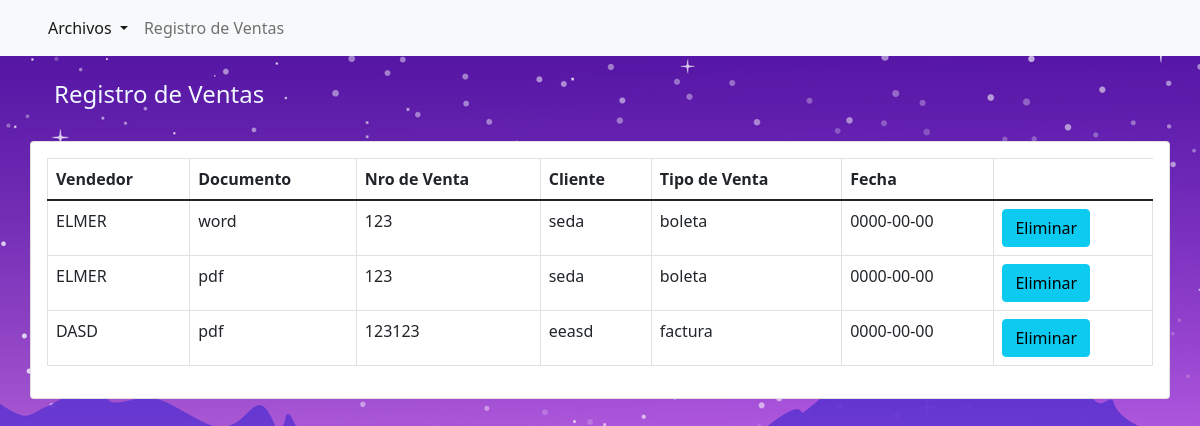
/lista_docu.php (signed in), run on the app's committed database.
### tables this page shows
CREATE TABLE `registro_ventas` (
  `IdVenta` int(11) NOT NULL,
  `vendedor` varchar(20) NOT NULL,
  `documento` varchar(5) NOT NULL,
  `nro_venta` int(255) NOT NULL,
  `cliente` varchar(50) NOT NULL,
  `tipo_venta` varchar(20) NOT NULL,
  `fecha` date NOT NULL
);

### clases/Registro_Ventas.php (called while the page is built, shortened)
<?php
class Registro_Ventas {
    private $con;
    public function conectar_db($cn){
        $this->con = $cn;
    }
    public function lista_registros(){
        $sql = "SELECT * FROM registro_ventas";
        $res = mysqli_query($this->con, $sql);
        return $res;
    }
}

### lista_docu.php (the view, shortened to what this page needs)
<?php
include_once('header.php');
include_once('includes/acceso.php');
include_once('clases/Registro_Ventas.php');
$conexion = connect_db();
$documento = new Registro_Ventas();
$documento->conectar_db($conexion);
$datos_doc = $documento->lista_registros();
?>
<!DOCTYPE html>
<html lang="es">
<head>
    <link href="https://cdn.jsdelivr.net/npm/bootstrap@5.1.3/dist/css/bootstrap.min.css" rel="stylesheet">
</head>
<body>
<div class="container p-12">
        <div class="row">
        <div class="container p-4">
        <h4>Registro de Ventas</h4>
    </div>
    <div class="card card-body">
<table class="table table-bordered">
<thead>
                <tr>
                    <th>Vendedor</th>
                    <th>Documento</th>
                    <th>Nro de Venta</th>
                    <th>Cliente</th>
                    <th>Tipo de Venta</th>
                    <th>Fecha</th>
                </tr>
            </thead>
            <tbody>
                <?php
                    while ($row=mysqli_fetch_array($datos_doc)){
                        $nom=$row['vendedor'];
                        $und=$row['documento'];
                        $can=$row['nro_venta'];
                        $pre=$row['cliente'];
                        $cos=$row['tipo_venta'];
                        $sas=$row['fecha'];
                        ?>
                                <tr>
                                    <td><?php echo $nom; ?></td>
                                    <td><?php echo $und; ?></td>
                                    <td><?php echo $can; ?></td>
                                    <td><?php echo $pre; ?></td>
                                    <td><?php echo $cos; ?></td>
                                    <td><?php echo $sas; ?></td>
                        <td>
                            <a href="elimina_doc.php?codigo=<?php echo $id; ?>" class="btn btn-info">Eliminar</a>
                        </td>
                    </tr>
                <?php
                }
                ?>
            </tbody>
        </table>
    </div>
</body>
</html>

### header.php (shortened to what this page needs)
<!doctype html>
<html lang="es">
  <head>
    <link href="https://cdn.jsdelivr.net/npm/bootstrap@5.1.3/dist/css/bootstrap.min.css" rel="stylesheet">
    <link rel="stylesheet" href="css/login.css">
  </head>
  <body>
  <nav class="navbar navbar-expand-lg navbar-light bg-light">
  <div class="container-fluid">
    <div class="container-fluid justify-content-end" id="navbarSupportedContent">
      <ul class="navbar-nav me-auto mb-2 mb-lg-0">
        <li class="nav-item dropdown">
          <a class="nav-link active dropdown-toggle" href="#" id="navbarDropdown" role="button" data-bs-toggle="dropdown" aria-expanded="false">
            Archivos
          </a>
        </li>
        <li class="nav-item">
            <a class="nav-link" href="venta.php">Registro de Ventas</a>
          </li>
    </div>
  </div>
</nav>

### css/login.css (style rules this page uses)
body { min-height: 100vh; background: url('zona.jpg') no-repeat; }
h4 { color: aliceblue; }

### data on the page
registro_ventas: vendedor "ELMER", documento "word", nro_venta "123", cliente "seda", tipo_venta "boleta", fecha "0000-00-00"
registro_ventas: vendedor "ELMER", documento "pdf", nro_venta "123", cliente "seda", tipo_venta "boleta", fecha "0000-00-00"
registro_ventas: vendedor "DASD", documento "pdf", nro_venta "123123", cliente "eeasd", tipo_venta "factura", fecha "0000-00-00"
